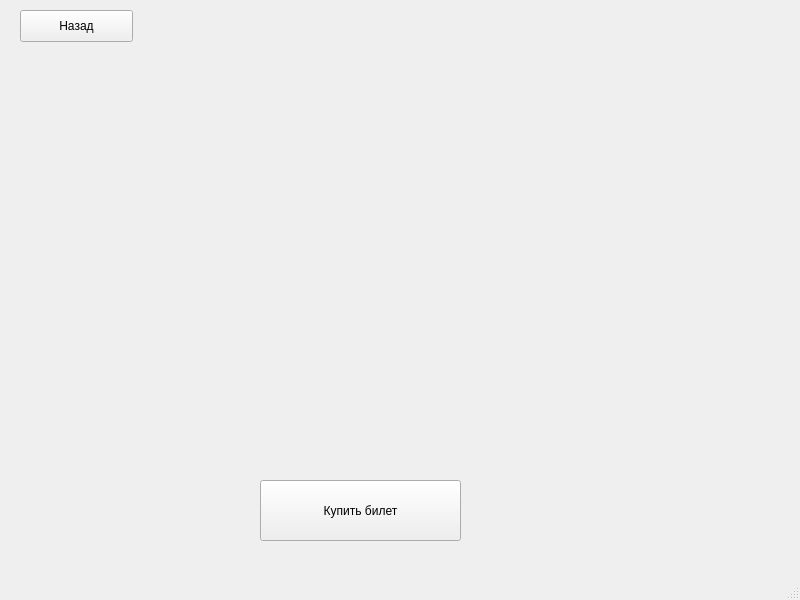
<?xml version="1.0" encoding="UTF-8"?>
<ui version="4.0">
 <class>MainWindow</class>
 <widget class="QMainWindow" name="MainWindow">
  <property name="geometry">
   <rect>
    <x>0</x>
    <y>0</y>
    <width>800</width>
    <height>600</height>
   </rect>
  </property>
  <property name="windowTitle">
   <string>MainWindow</string>
  </property>
  <widget class="QWidget" name="centralwidget">
   <widget class="QPushButton" name="buy_b">
    <property name="geometry">
     <rect>
      <x>260</x>
      <y>480</y>
      <width>201</width>
      <height>61</height>
     </rect>
    </property>
    <property name="text">
     <string>Купить билет</string>
    </property>
   </widget>
   <widget class="QPushButton" name="back_b">
    <property name="geometry">
     <rect>
      <x>20</x>
      <y>10</y>
      <width>113</width>
      <height>32</height>
     </rect>
    </property>
    <property name="text">
     <string>Назад</string>
    </property>
   </widget>
  </widget>
  <widget class="QStatusBar" name="statusbar"/>
 </widget>
 <resources/>
 <connections/>
</ui>
